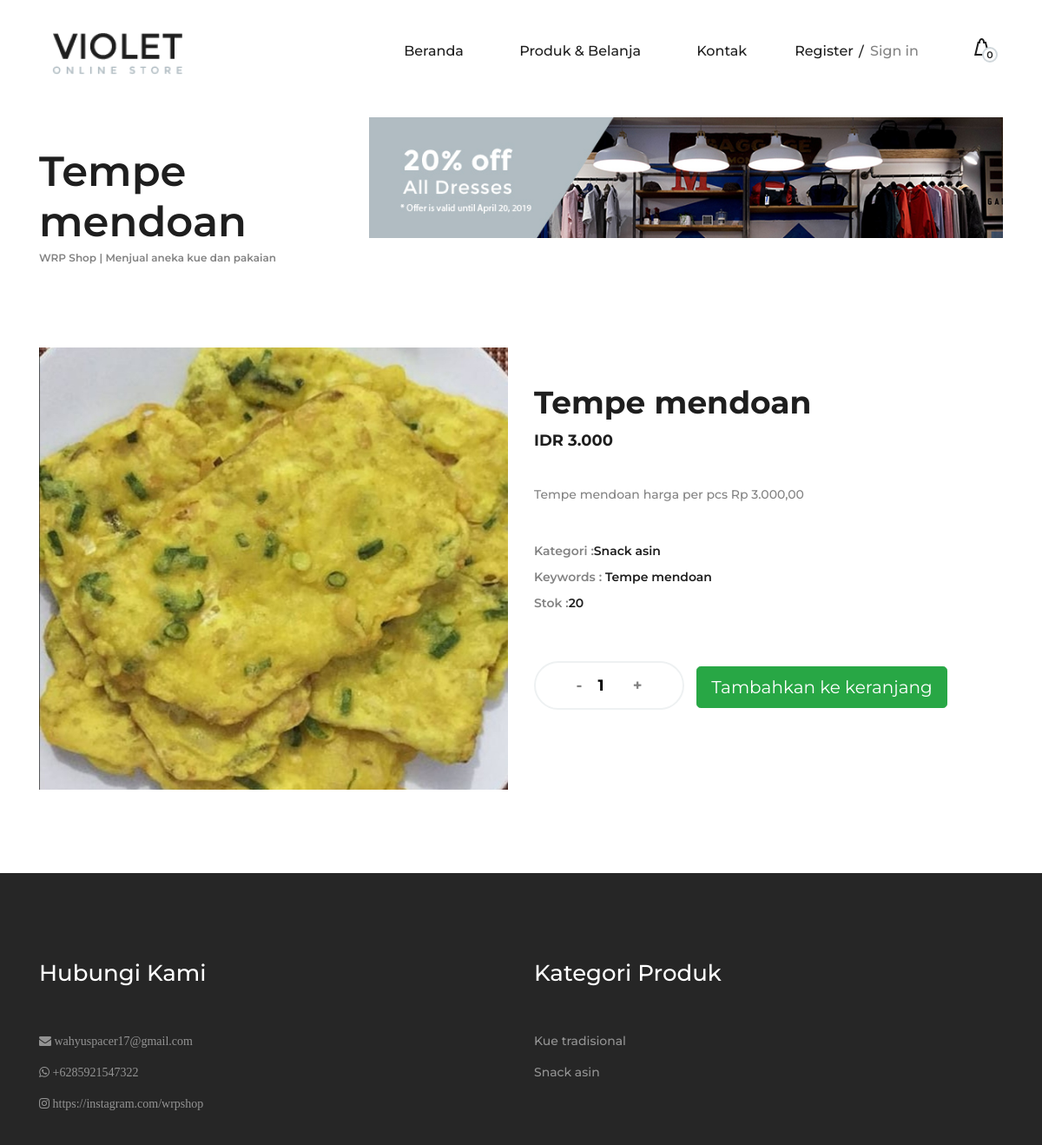
The app's page /produk/detail/tempe-mendoan-te002 with its own data.
### tables this page shows
CREATE TABLE `konfigurasi` (
  `id_konfigurasi` int(11) NOT NULL,
  `namaweb` varchar(255) NOT NULL,
  `tagline` varchar(255) DEFAULT NULL,
  `email` varchar(255) DEFAULT NULL,
  `website` varchar(255) DEFAULT NULL,
  `keywords` text DEFAULT NULL,
  `metatext` text DEFAULT NULL,
  `telepon` varchar(50) DEFAULT NULL,
  `alamat` varchar(300) DEFAULT NULL,
  `facebook` varchar(255) DEFAULT NULL,
  `instagram` varchar(255) DEFAULT NULL,
  `deskripsi` text DEFAULT NULL,
  `logo` varchar(255) DEFAULT NULL,
  `icon` varchar(255) DEFAULT NULL,
  `rekening_pembayaran` varchar(255) DEFAULT NULL,
  `tanggal_update` timestamp NOT NULL DEFAULT current_timestamp() ON UPDATE current_timestamp()
);

CREATE TABLE `produk` (
  `id_produk` int(11) NOT NULL,
  `id_user` int(11) NOT NULL,
  `id_kategori` int(11) NOT NULL,
  `kode_produk` varchar(20) NOT NULL,
  `nama_produk` varchar(255) NOT NULL,
  `slug_produk` varchar(255) NOT NULL,
  `keterangan` text NOT NULL,
  `keywords` text DEFAULT NULL,
  `harga` int(11) NOT NULL,
  `stok` int(11) DEFAULT NULL,
  `gambar` varchar(255) NOT NULL,
  `berat` float DEFAULT NULL,
  `ukuran` varchar(255) DEFAULT NULL,
  `status_produk` varchar(20) NOT NULL,
  `tanggal_post` datetime NOT NULL,
  `tanggal_update` timestamp NOT NULL DEFAULT current_timestamp()
);

CREATE TABLE `kategori` (
  `id_kategori` int(11) NOT NULL,
  `slug_kategori` varchar(255) NOT NULL,
  `nama_kategori` varchar(255) NOT NULL,
  `urutan` int(11) DEFAULT NULL,
  `tanggal_update` timestamp NOT NULL DEFAULT current_timestamp() ON UPDATE current_timestamp()
);

### application/views/layout/wrapper.php (called while the page is built, shortened)
<?php
require_once('head.php');
require_once('nav.php');
require_once('content.php');
require_once('footer.php');

### application/controllers/Produk.php (called while the page is built, shortened)
<?php
class Produk extends CI_Controller {
	public function __construct()
	{
		$this->load->model('produk_model');
		$this->load->model('kategori_model');
	}
	public function detail($slug_produk)
	{
		$site            = $this->konfigurasi_model->listing();
		$produk          = $this->produk_model->read($slug_produk);
		$id_produk       = $produk->id_produk;
		$gambar          = $this->produk_model->gambar($id_produk);
		$produk_related  = $this->produk_model->home();
		$data = array( 'title'            => $produk->nama_produk,
			'site'             => $site,
			'produk'           => $produk,
			'produk_related'   => $produk_related,
			'gambar'           => $gambar,
			'isi'              => 'produk/detail');
		$this->load->view('layout/wrapper', $data, FALSE);
	}
}

### index.php (called while the page is built, shortened)
<?php
require_once BASEPATH.'core/CodeIgniter.php';

### application/models/Konfigurasi_model.php (called while the page is built, shortened)
<?php
class Konfigurasi_model extends CI_Model {
	public function listing()
	{
		$query = $this->db->get('konfigurasi');
		return $query->row();
	}
	public function nav_produk()
	{
		$this->db->select('produk.*,
			              kategori.nama_kategori,
			              kategori.slug_kategori');
$this->db->from('produk');
$this->db->join('kategori', 'kategori.id_kategori = produk.id_kategori','left');
		$this->db->group_by('produk.id_kategori');
		$this->db->order_by('kategori.urutan', 'ASC');
		$query = $this->db->get();
		return $query->result();
	}
}

### application/views/layout/content.php (called while the page is built)
<?php
if( $isi )
{
	$this->load->view($isi);
}

### application/models/Produk_model.php (called while the page is built, shortened)
<?php
class Produk_model extends CI_Model {
	public function home()
	{
		$this->db->select('produk.*,
			users.nama,
			kategori.nama_kategori,
			kategori.slug_kategori,
			COUNT(gambar.id_gambar) AS total_gambar');
		$this->db->from('produk');
		$this->db->join('users', 'users.id_user = produk.id_user', 'left');
		$this->db->join('kategori', 'kategori.id_kategori = produk.id_kategori','left');
		$this->db->join('gambar', 'gambar.id_produk = produk.id_produk', 'left');
		$this->db->where('produk.status_produk', 'Publish');
		$this->db->group_by('produk.id_produk');
		$this->db->order_by('id_produk', 'desc');
		$this->db->limit(12);
		$query = $this->db->get();
		return $query->result();
	}
	public function read($slug_produk)
	{
		$this->db->select('produk.*,
			users.nama,
			kategori.nama_kategori,
			kategori.slug_kategori,
			COUNT(gambar.id_gambar) AS total_gambar');
		$this->db->from('produk');
		$this->db->join('users', 'users.id_user = produk.id_user', 'left');
		$this->db->join('kategori', 'kategori.id_kategori = produk.id_kategori','left');
		$this->db->join('gambar', 'gambar.id_produk = produk.id_produk', 'left');
		$this->db->where('produk.status_produk', 'Publish');
		$this->db->where('produk.slug_produk', $slug_produk);
		$this->db->group_by('produk.id_produk');
		$this->db->order_by('id_produk', 'desc');
		$query = $this->db->get();
		return $query->row();
	}
	public function gambar($id_produk)
	{
		$this->db->select('*');
		$this->db->from('gambar');
		$this->db->where('id_produk', $id_produk );
		$this->db->order_by('id_gambar', 'desc');
		$query = $this->db->get();
		return $query->result();
	}
}

### application/views/produk/detail.php (the view, shortened to what this page needs)
<section class="page-add">
<div class="container">
<div class="row">
<div class="col-lg-4">
    <div class="page-breadcrumb">
        <h2>
             <?php echo $title ?>
            <span></span></h2>
        <a href="#">
        <?php echo $site->namaweb ?> | <?php echo $site->tagline ?>
        </a>
    </div>
</div>
<div class="col-lg-8">
    <img src="img/add.jpg" alt="">
</div>
</div>
</div>
</section>
<section class="product-page">
<div class="container">
<div class="row">
<div class="col-lg-6">
     <?php
        echo form_open(base_url('belanja/add'));
    ?>
    <div class="product-slider owl-carousel">
        <div class="product-img">
            <figure>
                <img src="<?php echo base_url('assets/upload/image/'.$produk->gambar)?>" alt="<?php echo $produk->nama_produk ?>">
            </figure>
        </div>
    </div>
</div>
<div class="col-lg-6">
    <div class="product-content">
        <h2><?php echo $produk->nama_produk ?></h2>
        <div class="pc-meta">
            <h5>IDR <?php echo number_format($produk->harga,'0',',','.') ?></h5>
        </div>
        <p>
            <?php echo $produk->keterangan ?>
        </p>
        <ul class="tags">
            <li><span>Kategori :</span><?php echo $produk->nama_kategori ?></li>
            <li><span>Keywords :</span><?php echo $produk->keywords ?></li>
             <li><span>Stok :</span><?php echo $produk->stok ?></li>
        </ul>
        <div class="product-quantity">
            <div class="pro-qty">
                <input type="number" name="qty" value="1" max="<?php echo $produk->stok ?>" min="1">
            </div>
        </div>
            <button type="submit" value="submit" class="btn btn-success btn-lg">
                Tambahkan ke keranjang
            </button>
    </div>
</div>
</div>
</div>
<br>
<br>
<br>
</section>

### application/views/layout/nav.php (shortened to what this page needs)
<header  class="header-section">
    <div  class="container-fluid">
        <div class="inner-header">
            <div class="logo">
                <a href="<?php echo base_url()?>"><img src="<?php echo base_url('assets/upload/image/'.$site->logo) ?>" alt="<?php echo $site->namaweb ?> | <?php echo $site->tagline ?>"></a>
            </div>
            <div class="header-right">
                <?php $keranjang  = $this->cart->contents();?>
                <a href="<?php echo base_url('belanja') ?>">
                    <img src="<?php echo base_url()?>assets/template/img/icons/bag.png" alt="">
                    <sup><span><?php echo count($keranjang) ?></span></sup>
                </a>
            </div>
            <div class="user-access">
                <?php
                if($this->session->userdata('email')) {
                ?>
                <a href="<?php echo base_url('dasbor')?>">Dasbor</a>
                <a href="<?php echo base_url('masuk/logout')?>" class="in">Logout</a>
            <?php }else{ ?>
                <a href="<?php echo base_url('registrasi')?>">Register</a>
                <a href="<?php echo base_url('masuk')?>" class="in">Sign in</a>
            <?php } ?>
            </div>
            <nav class="main-menu mobile-menu">
                <ul>
                    <li><a <?php if(current_url() == base_url()."index.php"){ ?> class="active" <?php } ?> href="<?php echo base_url() ?>">
                    Beranda</a></li>
                    <li><a <?php if(current_url() == base_url()."index.php/produk"){ ?> class="active" <?php } ?> href="<?php echo base_url('produk') ?>">Produk &amp; Belanja</a>
                    </li>
                    <li><a <?php if(current_url() == base_url()."index.php/kontak"){ ?> class="active" <?php } ?> href="<?php echo base_url('kontak') ?> ">Kontak</a></li>
                </ul>
            </nav>
        </div>
    </div>
</header>

### application/views/layout/footer.php (shortened to what this page needs)
<?php
$site = $this->konfigurasi_model->listing();
$nav_produk_footer = $this->konfigurasi_model->nav_produk();
?>
    <footer  class="footer-section spad">
        <div class="container">
            <div class="footer-widget">
                <div class="row">
                    <div class="col-lg-6 col-sm-6">
                        <div class="single-footer-widget">
                            <h4>Hubungi Kami</h4>
                            <ul>
                                <li class="fa fa-envelope"> <?php echo $site->email ?></li><br>
                                <li class="fa fa-whatsapp"> <?php echo $site->telepon ?></li><br>
                                <li class="fa fa-instagram"> <?php echo $site->instagram ?></li>
                            </ul>
                        </div>
                    </div>
                    <div class="col-lg-6 col-sm-6">
                        <div class="single-footer-widget">
                            <h4>Kategori Produk</h4>
                            <ul>
                                <?php foreach($nav_produk_footer as $nav_produk_footer) { ?>
                                <li href="<?php echo base_url('produk/kategori/'.$nav_produk_footer->slug_kategori) ?>"><?php echo $nav_produk_footer->nama_kategori ?></li>
                                <?php } ?>
                            </ul>
                        </div>
                    </div>
                </div>
            </div>
        </div>
    </footer>
</body>
</html>

### records on screen
konfigurasi: logo (picture), namaweb "WRP Shop", tagline "Menjual aneka kue dan pakaian", email "wahyuspacer17@gmail.com", telepon "+6285921547322", instagram "https://instagram.com/wrpshop"
produk: gambar (picture), nama_produk "Tempe mendoan", harga "3.000", keterangan "Tempe mendoan harga per pcs Rp 3.000,00", id_kategori.nama_kategori "Snack asin", keywords "Tempe mendoan", stok "20"
produk: id_kategori.nama_kategori "Kue tradisional"
produk: id_kategori.nama_kategori "Snack asin"

### other values on screen
count($keranjang) "0"
$title "Tempe mendoan"
